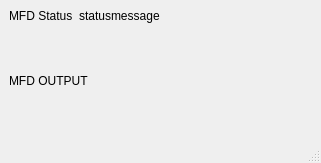
<?xml version="1.0" encoding="UTF-8"?>
<ui version="4.0">
 <class>MainWindow</class>
 <widget class="QMainWindow" name="MainWindow">
  <property name="geometry">
   <rect>
    <x>0</x>
    <y>0</y>
    <width>321</width>
    <height>163</height>
   </rect>
  </property>
  <property name="windowTitle">
   <string>EDHUD</string>
  </property>
  <widget class="QWidget" name="centralwidget">
   <layout class="QGridLayout" name="gridLayout">
    <item row="0" column="0">
     <widget class="QLabel" name="label">
      <property name="text">
       <string>MFD Status</string>
      </property>
     </widget>
    </item>
    <item row="0" column="1">
     <widget class="QLabel" name="mfdStatus">
      <property name="sizePolicy">
       <sizepolicy hsizetype="Preferred" vsizetype="Preferred">
        <horstretch>1</horstretch>
        <verstretch>0</verstretch>
       </sizepolicy>
      </property>
      <property name="text">
       <string>statusmessage</string>
      </property>
     </widget>
    </item>
    <item row="1" column="0" colspan="2">
     <widget class="QLabel" name="mfdOutput">
      <property name="sizePolicy">
       <sizepolicy hsizetype="Preferred" vsizetype="Preferred">
        <horstretch>0</horstretch>
        <verstretch>1</verstretch>
       </sizepolicy>
      </property>
      <property name="text">
       <string>MFD OUTPUT</string>
      </property>
     </widget>
    </item>
   </layout>
  </widget>
  <widget class="QMenuBar" name="menubar">
   <property name="geometry">
    <rect>
     <x>0</x>
     <y>0</y>
     <width>321</width>
     <height>21</height>
    </rect>
   </property>
  </widget>
  <widget class="QStatusBar" name="statusbar"/>
 </widget>
 <resources/>
 <connections/>
</ui>
